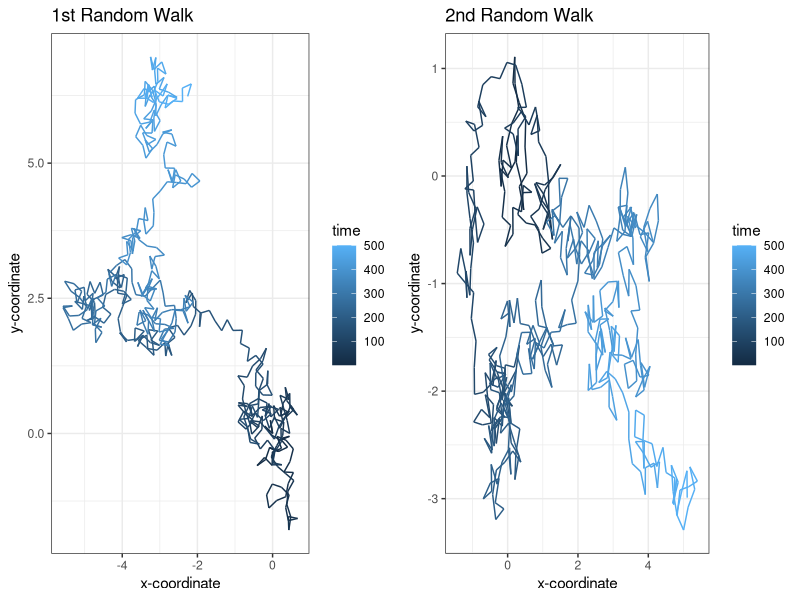

The R script that drew this image:
## Q4) Code for simulating reproducible Brownian Motion ##

# Install packages if needed
install.packages("ggplot2")
install.packages("gridExtra")

# Load relevant packages
library(ggplot2)
library(gridExtra)

# Random walk function with added seed parameter
random_walk <- function(n_steps, seed = NULL) {
  
  # Set the random seed 
  if (!is.null(seed)) {
    set.seed(seed)
  }
  

  df <- data.frame(x = rep(NA, n_steps), 
                   y = rep(NA, n_steps), 
                   time = 1:n_steps)
  

  df[1, ] <- c(0, 0, 1)
  
 
  for (i in 2:n_steps) {
    h <- 0.25  # Step size
    angle <- runif(1, min = 0, max = 2 * pi)  
    df[i, 1] <- df[i - 1, 1] + cos(angle) * h 
    df[i, 2] <- df[i - 1, 2] + sin(angle) * h  
    df[i, 3] <- i  
  }
  
  return(df)
}

# Generate two reproducible random walks with seeds
data1 <- random_walk(500, seed = 123)  # Using seed 123
data2 <- random_walk(500, seed = 456)  # Using seed 456

# 1st random walk plot
plot1 <- ggplot(aes(x = x, y = y), data = data1) +
  geom_path(aes(colour = time)) +
  theme_bw() +
  xlab("x-coordinate") +
  ylab("y-coordinate") +
  ggtitle("1st Random Walk")

# Second random walk plot
plot2 <- ggplot(aes(x = x, y = y), data = data2) +
  geom_path(aes(colour = time)) +
  theme_bw() +
  xlab("x-coordinate") +
  ylab("y-coordinate") +
  ggtitle("2nd Random Walk")

grid.arrange(plot1, plot2, ncol = 2)
    